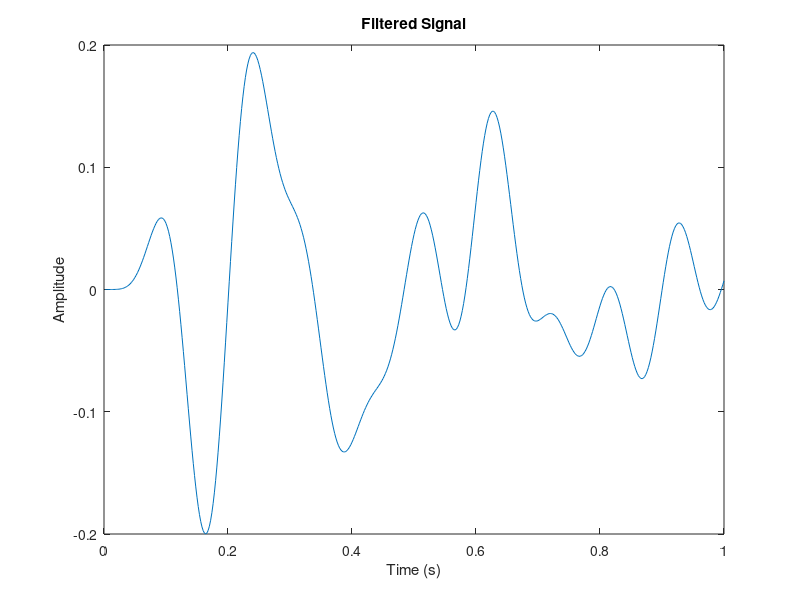

MATLAB code for this plot:

%% Generate two Sin waves of different amplitude at 10Hz frequency and adding them
Fs = 500;
f = 10;
n = [1/Fs:1/Fs:1];
x = sin(2*pi*f*n)+sin(2*pi*f*n/5);
%plot(x);

%% Adding noise to the periodic signal
y = x + rand(1,length(x));
%plot(y);
%% Spectral analysis of the signal
L = length(y);
NFFT = 2^nextpow2(L);
y_fft = abs(fft(y,NFFT));
% creating frequency axis
freq = Fs/2*linspace(0,1,NFFT/2+1);
%plot(freq,y_fft(1:NFFT/2+1));
%% Design Filter and apply on the sound sequence
o = 5;
wn = [3 7]*2/Fs;
[b,a] = butter(o,wn,'bandpass');
% see frequency response of the filter
[h,w] = freqz(b,a,1024,Fs);
%subplot(2,2,3);
%plot(w,20*log10(abs(h)));
title('Magnitude Response of the Filter');
xlabel('Frequency (Hz)');
ylabel('Magnitude');grid on;
% Filter the signal
y_filt = filter(b,a,y);
%subplot(2,2,4);
plot(n,y_filt);
title('Filtered Signal');
xlabel('Time (s)');
ylabel('Amplitude');